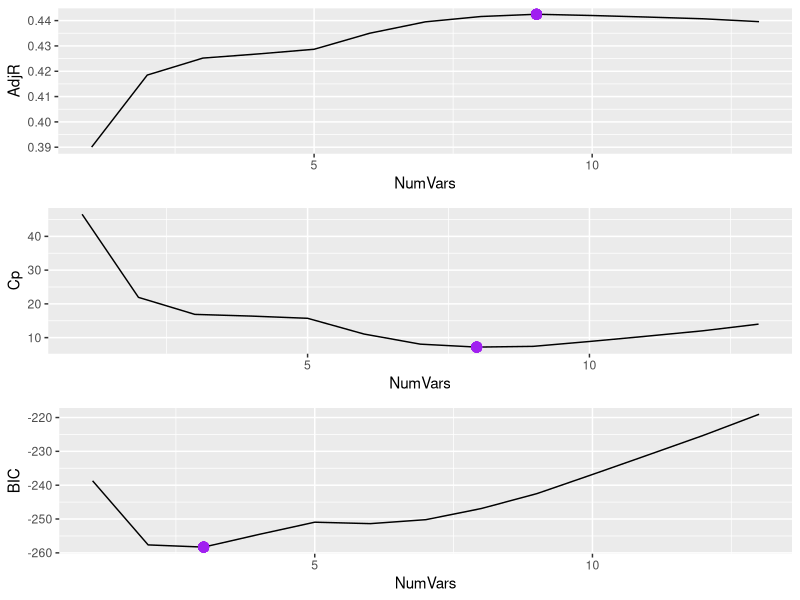

Recreate this plot in R. (Note: this script raises an error after producing the figure.)
setwd("/datascience/projects/statisticallyfit/github/learningmathstat/RStatistics/STAT330 Statistical Learning/ASSIGNMENTS/A2/")
library(ggplot2)
library(gridExtra)
library(MASS)

library(leaps)
library(glmnet)
library(pls)


sydneyData <- read.table("SydneyCrime.txt", header=TRUE)
head(sydneyData)

### Data Preparation ------------------------------------------------------------------------

set.seed(1)

N <- nrow(sydneyData) # number of observations
numVars <- ncol(sydneyData) - 1 # number of (p) variables/ predictors

trainIndices <- sample(1:N, size=N/2)
testIndices <- -trainIndices

X <- model.matrix(crim ~ . -1, data=sydneyData)
Y <- sydneyData$crim
X.train = model.matrix(crim ~. -1, data=sydneyData[trainIndices, ]) 
Y.train = sydneyData$crim[trainIndices]
X.test <- model.matrix(crim ~ . -1, data=sydneyData[testIndices, ])
Y.test <- sydneyData$crim[testIndices]




# SUBSET SELECTION ---------------------------------------------------------------------------

# Part 1) using full data set to choose the best subset using the CP, BIC, and Adj R^2
sydney.subset <- regsubsets(crim ~ . , data=sydneyData, nvmax=numVars, method="forward")
summarySubset <- summary(sydney.subset)

iMinCp.sub <- which.min(summarySubset$cp); iMinCp.sub # 8 predictors chosen by Min CP
iMinBIC.sub <- which.min(summarySubset$bic); iMinBIC.sub # 3 predictors
iMaxAdj.sub <- which.max(summarySubset$adjr2); iMaxAdj.sub # 9 predictors


# Plotting Model selection Statistics Cp, BIC, ...
df.sub <- data.frame(NumVars=1:numVars, AdjR=summarySubset$adjr2, 
                     Cp=summarySubset$cp, BIC=summarySubset$bic)


p.sub.adj <- ggplot(df.sub, aes(x=NumVars, y=AdjR)) + geom_line() + 
      geom_point(aes(x=iMaxAdj.sub, y=df.sub$AdjR[iMaxAdj.sub]), size=3, colour="purple")

p.sub.cp <- ggplot(df.sub, aes(x=NumVars, y=Cp)) + geom_line() + 
      geom_point(aes(x=iMinCp.sub, y=df.sub$Cp[iMinCp.sub]), size=3, colour="purple")

p.sub.bic <- ggplot(df.sub, aes(x=NumVars, y=BIC)) + geom_line() + 
      geom_point(aes(x=iMinBIC.sub, y=df.sub$BIC[iMinBIC.sub]), size=3, colour="purple")

grid.arrange(p.sub.adj, p.sub.cp, p.sub.bic)



# Part 2) splitting train / test data to do cross validation to pick the best subset

predict.regsubsets <- function(object, testData, id, ...) {
      #print(cat("GO HERE"))
      form = as.formula(object$call[[2]])
      X = model.matrix(form, testData)
      # For a particular model size (id = numvars), extract the coefficients from the
      # regsubsets object for the best model of that size (id)
      coef_i = coef(object, id =id) # id = the model id
      #print(cat("id = ", id, sep=""))
      
      # get the predictor names for this model
      xVars = names(coef_i)
      # Multiply those coefficients into the appropriate columns of the test matrix
      X[, xVars] %*% coef_i 
}


# Carry out a for loop to do cross validation. In the jth fold, the elements of folds that
# equal j are in the test set and the remainder are in the training set. Make predictions
# for each model size, compute test errors on the appropriate subset, and store them
# in appropriate slot in the matrix cv.errors

numFolds = 10
numVars = ncol(sydneyData) - 1
folds = sample(1:numFolds, size=nrow(sydneyData), replace=TRUE)
cv.errors = matrix(NA, nrow=numFolds, ncol=numVars, dimnames=list(Folds=NULL, Vars=paste(1:numVars)))

for(j in 1:numFolds){
      # fit data on training set (observations not in the kth fold)
      #theFormula <- as.formula(paste(yname, "~ ."))
      sydney.train.subset <- regsubsets(crim ~ ., data=sydneyData[folds != j, ], nvmax = numVars)
      
      for(i in 1:numVars){ # for each model size ...
            # ... make a prediction based on the test set (data that IS in this current fold)
            pred = predict.regsubsets(sydney.train.subset, sydneyData[folds == j, ], id=i)
            # compute test error using observations from test set and the predictions we made
            cv.errors[j, i] <- mean( (sydneyData$crim[folds == j] - pred)^2 ) 
      }
}
mean.cv.errors <- apply(cv.errors, 2, mean)
mean.cv.errors

# Plotting the MSEs
df.subset <- data.frame(NumVars = 1:numVars, MeanCVErrors=mean.cv.errors)
iMinCV.sub = which.min(mean.cv.errors); iMinCV.sub # 9 predictor model
minCVTestError.subset <- min(mean.cv.errors); minCVTestError.subset
# 45.98215


# Using a pink dot to denote the (9th predictor) model with minimum estimated test MSE
ggplot(df.subset, aes(x=NumVars, y=MeanCVErrors)) + geom_line() + geom_point() + 
      ggtitle("Cross Validation MSEs for Best Subset Selection") +
      geom_point(x=iMinCV.sub, y=df.subset$MeanCVErrors[iMinCV.sub], color="magenta", size=3)


# Final step: do best subset selection on full data set to get the final coefficients
sydney.finalbest.subset = regsubsets(crim ~ ., data=sydneyData, nvmax=numVars)
coefs.final.subset <- coef(sydney.finalbest.subset, iMinCV.sub)


### FORWARD SELECTION -----------------------------------------------------------------------

set.seed(1)

# Part 1) using full data set and graphics to do exploratory analysis 
sydney.fwd <- regsubsets(crim ~ . , data=sydneyData, nvmax=numVars, method="forward")
summaryFwd <- summary(sydney.fwd)

iMinCp.fwd <- which.min(summaryFwd$cp); iMinCp.fwd # 8 predictors chosen by Min CP
iMinBIC.fwd <- which.min(summaryFwd$bic); iMinBIC.fwd # 3 predictors
iMaxAdj.fwd <- which.max(summaryFwd$adjr2); iMaxAdj.fwd # 9 predictors


# Plotting Model selection Statistics Cp, BIC, ...
df.fwd <- data.frame(NumVars=1:numVars, AdjR=summaryFwd$adjr2, 
                     Cp=summaryFwd$cp, BIC=summaryFwd$bic)


p.fwd.adj <- ggplot(df.fwd, aes(x=NumVars, y=AdjR)) + geom_line() + 
      geom_point(aes(x=iMaxAdj.fwd, y=df.fwd$AdjR[iMaxAdj.fwd]), size=3, colour="green")

p.fwd.cp <- ggplot(df.fwd, aes(x=NumVars, y=Cp)) + geom_line() + 
      geom_point(aes(x=iMinCp.fwd, y=df.fwd$Cp[iMinCp.fwd]), size=3, colour="green")

p.fwd.bic <- ggplot(df.fwd, aes(x=NumVars, y=BIC)) + geom_line() + 
      geom_point(aes(x=iMinBIC.fwd, y=df.fwd$BIC[iMinBIC.fwd]), size=3, colour="green")

grid.arrange(p.fwd.adj, p.fwd.cp, p.fwd.bic)



# Part 2) using cross validation (splitting data into train / test sets)

# fit the training model
sydney.train.fwd <- regsubsets(crim ~ . , data=sydneyData[trainIndices, ], nvmax=numVars, 
                               method="forward")

# Doing cross validation to see which forward subset is the best
cv.errors.fwd = rep(NA, numVars)

# Getting test errors for each model size
for(i in 1:numVars){ # for each model size ...
      pred = predict.regsubsets(sydney.train.fwd, testData=sydneyData[testIndices, ], id=i)
      # compute test error using observations from test set and the predictions we made
      cv.errors.fwd[i] <- mean( (Y.test - pred)^2 ) 
}

# Plotting the MSEs
df.cv.fwd <- data.frame(NumVars = 1:numVars, MeanCVErrors=cv.errors.fwd)
iMinCV.fwd = which.min(cv.errors.fwd); iMinCV.fwd
# The model with minimum estimated test error is the 12th model (12 predictors)
# It has min test error of: 
minCVTestError.fwd <- min(cv.errors.fwd); minCVTestError.fwd
# 39.27592

# Using a pink dot to denote the model with minimum estimated test MSE
ggplot(df.cv.fwd, aes(x=NumVars, y=MeanCVErrors)) + geom_line() + geom_point() + 
      ggtitle("Cross Validation MSEs for Forward Selection") +
      geom_point(x=iMinCV.fwd, y=df.cv.fwd$MeanCVErrors[iMinCV.fwd], color="magenta", size=3)


# Final step: do forward regression on full data set to get the final coefficients
# sydney.finalbest.fwd = regsubsets(crim ~ ., data=sydneyData, nvmax=numVars, method="forward")
# already fit the model above
coefs.final.fwd <- coef(sydney.fwd, iMinCV.fwd)



### BACKWARD SELECTION -----------------------------------------------------------------------


set.seed(1)

# Part 1) using full data set and graphics to do exploratory analysis 
sydney.bwd <- regsubsets(crim ~ . , data=sydneyData, nvmax=numVars, method="backward")
summaryBwd <- summary(sydney.bwd)

iMinCp.bwd <- which.min(summaryBwd$cp); iMinCp.bwd # 8 predictors chosen by Min CP
iMinBIC.bwd <- which.min(summaryBwd$bic); iMinBIC.bwd # 4 predictors chosen by min BIC
iMaxAdj.bwd <- which.max(summaryBwd$adjr2); iMaxAdj.bwd # 9 predictors chosen by max Adj R^2


# Plotting Model selection Statistics Cp, BIC, ...
df.bwd <- data.frame(NumVars=1:numVars, AdjR=summaryBwd$adjr2, 
                     Cp=summaryBwd$cp, BIC=summaryBwd$bic)


p.bwd.adj <- ggplot(df.bwd, aes(x=NumVars, y=AdjR)) + geom_line() + 
      geom_point(aes(x=iMaxAdj.bwd, y=df.bwd$AdjR[iMaxAdj.bwd]), size=3, colour="blue")

p.bwd.cp <- ggplot(df.bwd, aes(x=NumVars, y=Cp)) + geom_line() + 
      geom_point(aes(x=iMinCp.bwd, y=df.bwd$Cp[iMinCp.bwd]), size=3, colour="blue")

p.bwd.bic <- ggplot(df.bwd, aes(x=NumVars, y=BIC)) + geom_line() + 
      geom_point(aes(x=iMinBIC.bwd, y=df.bwd$BIC[iMinBIC.bwd]), size=3, colour="blue")

grid.arrange(p.bwd.adj, p.bwd.cp, p.bwd.bic)



# Part 2) using cross validation (splitting data into train / test sets)

# fit the training model
sydney.train.bwd <- regsubsets(crim ~ . , data=sydneyData[trainIndices, ], nvmax=numVars, method="backward")

# Doing cross validation to see which forward subset is the best
cv.errors.bwd = rep(NA, numVars)

# Getting test errors for each model size
for(i in 1:numVars){ # for each model size ...
      pred = predict.regsubsets(sydney.train.bwd, testData=sydneyData[testIndices, ], id=i)
      # compute test error using observations from test set and the predictions we made
      cv.errors.bwd[i] <- mean( (Y.test - pred)^2 ) 
}

# Plotting the MSEs
df.cv.bwd <- data.frame(NumVars = 1:numVars, MeanCVErrors=cv.errors.bwd)
iMinCV.bwd = which.min(cv.errors.bwd); iMinCV.bwd
# 4 - predictor model has minimum CV test error
minCVTestError.bwd <- min(cv.errors.bwd); minCVTestError.bwd
# 38.96427

# Using a pink dot to denote the model with minimum estimated test MSE
ggplot(df.cv.bwd, aes(x=NumVars, y=MeanCVErrors)) + geom_line() + geom_point() + 
      ggtitle("Cross Validation MSEs for Backward Selection") +
      geom_point(x=iMinCV.bwd, y=df.cv.bwd$MeanCVErrors[iMinCV.bwd], color="magenta", size=3)


# Final step: do forward regression on full data set to get the final coefficients
# sydney.finalbest.fwd = regsubsets(crim ~ ., data=sydneyData, nvmax=numVars, method="forward")
# already fit the model above
coefs.final.bwd <- coef(sydney.bwd, iMinCV.bwd)


### RIDGE REGRESSION --------------------------------------------------------------------------

set.seed(1)

sydney.train.ridge <- cv.glmnet(x=X.train, y=Y.train, alpha=0)
lambda.ridge <- sydney.train.ridge$lambda.min; lambda.ridge
# 0.7908625 is minimum lambda

plot(sydney.train.ridge) # plots log lambda against MSE

# coefficients of the model with minimum lambda
coef(sydney.train.ridge)

# get test mse associated with this value of lambda
pred.ridge = predict(sydney.train.ridge, s=lambda.ridge, newx = X.test)
cvTestErrorMinLambda.ridge <- mean( (pred.ridge - Y.test)^2 )
cvTestErrorMinLambda.ridge
# 38.36719

# Fit the FINAL model using this lambda (final model is defined as using the FULL data set)
sydney.final.ridge <- glmnet(X, Y, alpha=0)
# These are the coefficients of the final model using this value of lambda
coefs.final.ridge <- predict(sydney.final.ridge, type="coefficients", s=lambda.ridge)[1:numVars + 1, ]

# note: these coeffs are of course not necessarily the same as from the training model 
# since the data sets (train and full data) are different. 


## LASSO ---------------------------------------------------------------------------------

set.seed(2)

# ... using the same X and Y matrices as for ridge regression .....

sydney.train.lasso <- cv.glmnet(x=X.train, y=Y.train, alpha=1)
lambda.lasso <- sydney.train.lasso$lambda.min; lambda.lasso
# 0.1202 is minimum lambda

plot(sydney.train.lasso) # plots log lambda against MSE

# Coeffs of training model with best lambda?
coef(sydney.train.lasso)

# Test mse associated with this value of lambda
pred.lasso = predict(sydney.train.lasso, s=lambda.lasso, newx = X.test)
cvTestErrorMinLambda.lasso = mean( (pred.lasso - Y.test)^2 )
cvTestErrorMinLambda.lasso
# 38.26532

# Fit the FINAL model using this lambda (final model is defined as using the FULL data set)
sydney.final.lasso <- glmnet(X, Y, alpha=1)
# These are the coefficients of the final model using this value of lambda
coefs.final.lasso <- predict(sydney.final.lasso, type="coefficients", s=lambda.lasso)[1:numVars+1, ]
coefs.final.lasso <- coefs.final.lasso[coefs.final.lasso != 0]


# PCR -------------------------------------------------------------------------------------

set.seed(4)

sydney.train.pcr <- pcr(crim ~., data=sydneyData[trainIndices, ], scale=TRUE, validation="CV")
summaryPCRTrain <- summary(sydney.train.pcr)

# EVALUATING: training MSE (test MSE is preferred)

# Maximum R2 seems to be at about M = 13 principal components
validationplot(sydney.train.pcr, val.type="R2")
# Minimum training MSE seems to be at about M = 13 principal components, but no major difference
# between the training MSE at 3 components
validationplot(sydney.train.pcr, val.type="MSEP") # to plot the MSE's

# Checking the number of components using MSEP() from the Mass library
MSEP.obj <- MSEP(sydney.train.pcr)
# Getting the cross validation errors from the 2 by 1 by 14 dimensional array 'val'
dim(MSEP.obj$val)
str(MSEP.obj)

cv.errors.pcr <- MSEP.obj$val[1,1,] 
# Verified: 13 components are required to get minimum cv.error
names(which.min(cv.errors.pcr))
minCVTrainError.pcr <- min(cv.errors.pcr); minCVTrainError.pcr # the minimum training MSE
# 49.90654

# EVALUATING: test MSE (this is the measure to use, never training MSE)
# Computing test error on the training model for M = 13
M = 13
predPCR <- predict(sydney.train.pcr, X.test, ncomp = M) # predicting training with M = 173
minCVTestError.pcr <- mean( (predPCR - Y.test)^2 ); minCVTestError.pcr
# 39.27592

# Fitting the final model with the M chosen by cross-validation
sydney.final.pcr <- pcr(crim ~ ., data=sydneyData, scale=TRUE, ncomp=M)
coefs.final.pcr <- coef(sydney.final.pcr, ncomp=M)[1:numVars, ,]

# PLS -------------------------------------------------------------------------------------

set.seed(5)

sydney.train.pls <- plsr(crim ~., data=sydneyData[trainIndices, ], scale=TRUE, validation="CV")
summaryPLSTrain <- summary(sydney.train.pls)

# plotting the training MSE's
validationplot(sydney.train.pls, val.type="MSEP")


# EVALUATING: test MSE (this is the measure to use, never training MSE)

# First get the recommended number of components, by training MSE
MSE.obj <- MSEP(sydney.train.pls)
names(which.min(MSE.obj$val[1,1,])) # at 11 components, minimum train MSE is reached

# Computing test error on the training model for M = 11
M = 11
predPLS <- predict(sydney.train.pls, X.test, ncomp = M) # predicting training with M = 10
minCVTestError.pls <- mean( (predPLS - Y.test)^2 ); minCVTestError.pls
# 39.27655

# Fitting the final model with the M chosen by cross-validation
sydney.final.pls <- plsr(crim ~ ., data=sydneyData, scale=TRUE, ncomp=M)
coefs.final.pls <- coef(sydney.final.pls, ncomp=M)[1:numVars, ,]




# OVERALL SUMMARY

# Comparing models based on accuracy and model interpretability: 

# Accuracy 
testErrorSummary = data.frame(TestErrors=c(minCVTestError.subset, minCVTestError.fwd, 
                                           minCVTestError.bwd, cvTestErrorMinLambda.ridge, 
                                           cvTestErrorMinLambda.lasso,minCVTestError.pcr, 
                                           minCVTestError.pls))
rownames(testErrorSummary) <- c("Subset", "Forward", "Backward", "Ridge", "Lasso", "PCR", "PLS")
testErrorSummary
# Accuracy: The Lasso has lowest test MSE = 38.26, and Ridge regression is second best with 
# test mse = 38.36. Backward is next lowest with 38.96. 
# Lasso has lowest estimated test MSE. 




# Interpretability: backward selection model has fewest coefficients so it is the simplest
# or most interpretable. Lasso and subset model have similar number of coefficients, so 
# because lasso has lower test MSE than the subset model, pick lasso over the subset model.

coefs.final.subset
length(coefs.final.subset) - 1 # 9 

coefs.final.fwd
length(coefs.final.fwd) - 1 # 13

coefs.final.bwd
length(coefs.final.bwd) - 1 # 4

coefs.final.ridge # 13
length(coefs.final.ridge) # 13

coefs.final.lasso # 10
length(coefs.final.lasso) # 10

coefs.final.pcr
length(coefs.final.pcr) # 13 

coefs.final.pls
length(coefs.final.pls) # 13



# CONCLUSION: choose the lasso model since even though it has 9  coefficients compared to the
# backward model with 5 coefficients, their test MSEs are not that different. 
